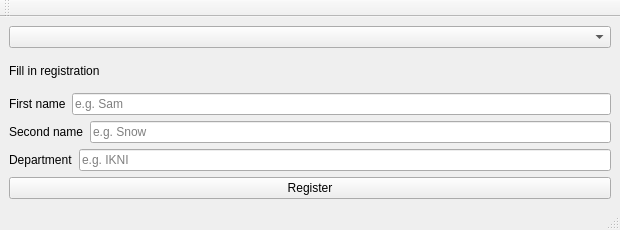
<?xml version="1.0" encoding="UTF-8"?>
<ui version="4.0">
 <class>MainWindow</class>
 <widget class="QMainWindow" name="MainWindow">
  <property name="geometry">
   <rect>
    <x>0</x>
    <y>0</y>
    <width>620</width>
    <height>230</height>
   </rect>
  </property>
  <property name="windowTitle">
   <string>RegisterStudentWindow</string>
  </property>
  <widget class="QWidget" name="centralwidget">
   <layout class="QVBoxLayout" name="verticalLayout_2">
    <item>
     <widget class="QComboBox" name="comboBox"/>
    </item>
    <item>
     <layout class="QVBoxLayout" name="verticalLayout">
      <item>
       <widget class="QLabel" name="label">
        <property name="text">
         <string>Fill in registration</string>
        </property>
       </widget>
      </item>
      <item>
       <layout class="QHBoxLayout" name="horizontalLayout">
        <item>
         <widget class="QLabel" name="label_2">
          <property name="text">
           <string>First name</string>
          </property>
         </widget>
        </item>
        <item>
         <widget class="QLineEdit" name="firstNameLine">
          <property name="placeholderText">
           <string extracomment="lox">e.g. Sam</string>
          </property>
         </widget>
        </item>
       </layout>
      </item>
      <item>
       <layout class="QHBoxLayout" name="horizontalLayout_2">
        <item>
         <widget class="QLabel" name="label_3">
          <property name="text">
           <string>Second name</string>
          </property>
         </widget>
        </item>
        <item>
         <widget class="QLineEdit" name="secondNameLine">
          <property name="text">
           <string/>
          </property>
          <property name="placeholderText">
           <string>e.g. Snow</string>
          </property>
         </widget>
        </item>
       </layout>
      </item>
      <item>
       <layout class="QHBoxLayout" name="horizontalLayout_3">
        <item>
         <widget class="QLabel" name="label_4">
          <property name="text">
           <string>Department</string>
          </property>
         </widget>
        </item>
        <item>
         <widget class="QLineEdit" name="instituteLine">
          <property name="text">
           <string/>
          </property>
          <property name="placeholderText">
           <string>e.g. IKNI</string>
          </property>
         </widget>
        </item>
       </layout>
      </item>
     </layout>
    </item>
    <item>
     <widget class="QPushButton" name="registerButton">
      <property name="text">
       <string>Register</string>
      </property>
     </widget>
    </item>
   </layout>
  </widget>
  <widget class="QMenuBar" name="menubar">
   <property name="geometry">
    <rect>
     <x>0</x>
     <y>0</y>
     <width>620</width>
     <height>17</height>
    </rect>
   </property>
  </widget>
  <widget class="QStatusBar" name="statusbar"/>
  <widget class="QToolBar" name="toolBar">
   <property name="windowTitle">
    <string>toolBar</string>
   </property>
   <attribute name="toolBarArea">
    <enum>TopToolBarArea</enum>
   </attribute>
   <attribute name="toolBarBreak">
    <bool>false</bool>
   </attribute>
  </widget>
 </widget>
 <resources/>
 <connections/>
</ui>
